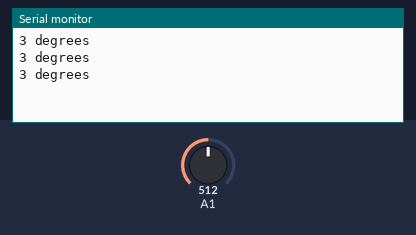
The sketch below on a simulated Arduino Uno, built with avr-gcc and run on an emulated ATmega328P. Shown: the last lines printed to the serial monitor. Inputs (shaded band) come from the test bench; at power-on: A1 = 512.

Above: at 1.3 s.
1.4 s: A1 set to 716
At 1.8 s:
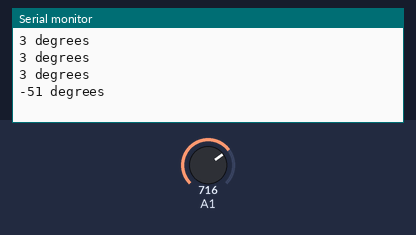
2.9 s: A1 set to 900
At 3.4 s:
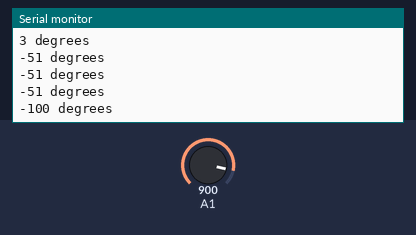
Timing chart, 0 to 5.9 s (numbered marks = the images above; inputs shaded):
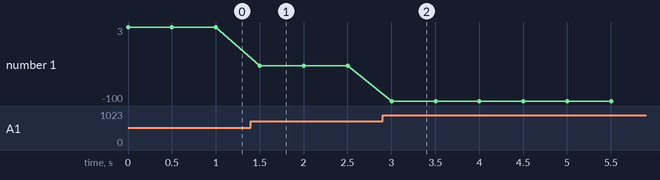

Measured:
- after the input at 1.4 s, the serial monitor: prints a new line after 0.10 s (image 1)
- after the input at 2.9 s, the serial monitor: prints a new line after 0.10 s (image 2)
- plotted number 1: 3 → -51 after the input at 1.4 s, -51 → -100 after the input at 2.9 s

The sketch:

inclinometer.ino
```cpp
 void setup() {
   Serial.begin(9600);
 }
 void loop() {
  int sensorValue = analogRead(A1);
  int angle = sensorValue * -0.2687 + 141.25;
  Serial.print(angle);
  Serial.println(" degrees");
  delay(500);
 }
```
